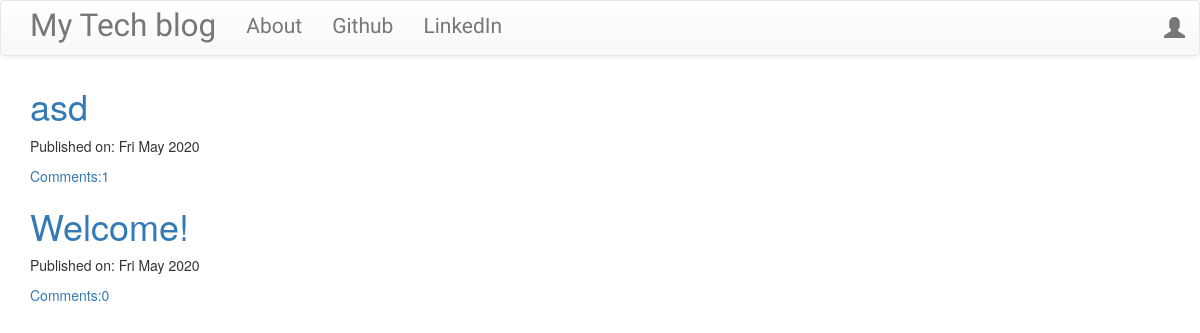
/, run on an earlier commit of the app's database.
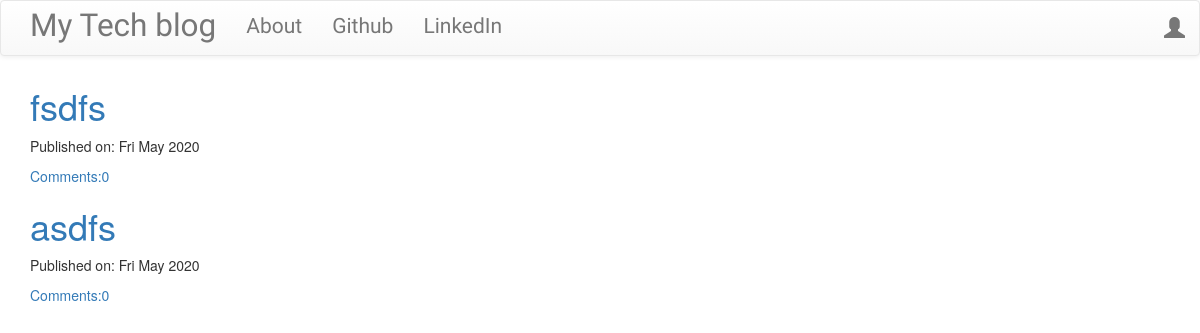
And on a later commit of the database.
### blog/models.py (models this page shows, shortened)
class Post(models.Model):
    author = models.ForeignKey('auth.User',on_delete = models.CASCADE)
    title = models.CharField(max_length=200)
    text = models.TextField()
    create_date = models.DateTimeField(default=timezone.now)
    published_date = models.DateTimeField(blank=True,null=True)
    def approve_comments(self):
        return self.comments.filter(approved_comment=True)

### blog/views.py (the view)
# urls.py: path('',views.PostListView.as_view(),name='post_list'),
class PostListView(ListView):
    model = Post
    def get_queryset(self):
        return Post.objects.filter(published_date__lte=timezone.now()).order_by('-published_date')

### blog/templates/blog/post_list.html
{% extends 'blog/base.html' %}
{% block content %}
<div class="centerstage">
  {% for post in post_list %}
  <div class="post">
    <h1> <a href="{% url 'post_detail' pk=post.pk %}">{{post.title}}</a> </h1>
    <div class="date">
      <p>Published on: {{post.published_date|date:"D M Y"}} </p>
    </div>
    <a href="{% url 'post_detail' pk=post.pk%}">Comments:{{post.approve_comments.count}}</a>
  </div>
  {% endfor %}
</div>
{% endblock %}

What changed in the data, as far as the page shows it:
removed Post: title "asd", published_date "Fri May 2020", approve_comments.count "1"
removed Post: title "Welcome!", published_date "Fri May 2020", approve_comments.count "0"
added Post: title "fsdfs", published_date "Fri May 2020", approve_comments.count "0"
added Post: title "asdfs", published_date "Fri May 2020", approve_comments.count "0"
